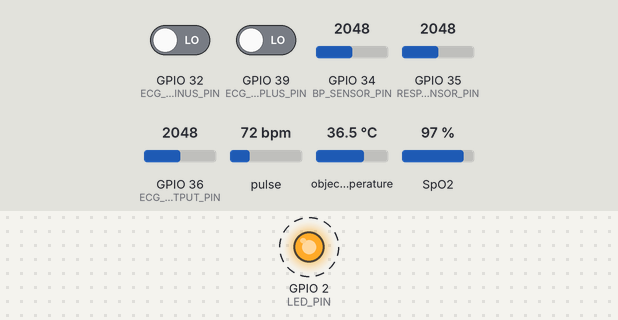
Simulated run of this sketch. Board: ESP32. Parts: output pins drawn as LEDs (lit = HIGH). Dashed ring = blinking. Inputs (shaded band) come from the test bench; at power-on: GPIO 32 (ECG_LO_MINUS_PIN) LOW, GPIO 34 (BP_SENSOR_PIN) = 2048, GPIO 35 (RESP_SENSOR_PIN) = 2048, GPIO 36 (ECG_OUTPUT_PIN) = 2048, GPIO 39 (ECG_LO_PLUS_PIN) LOW, pulse 72 bpm, object temperature 36.5 °C, SpO2 97 %. WiFi joins after 1.5 s; servers stay silent unless stated; uploads are accepted with an empty reply; what the sketch prints to the serial monitor is not drawn.

Above: at 3.7 s.
Timing chart, 0 to 7.1 s (numbered marks = the images above):
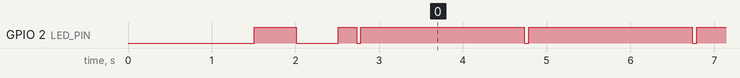

The sketch:

esp32_monitor_wifi.ino
```cpp
/*
 * ESP32 Vital Monitoring — WiFi edition
 * Reads the sensors and ships JSON to your API over WiFi. Clean and quick.
 *
 * You’ll want these libs:
 * - ArduinoJson (by Benoit Blanchon)
 * - WiFi (built-in)
 * - HTTPClient (built-in)
 * - Adafruit MLX90614
 * - MAX30100lib (by oxullo)
 * - Wire (built-in)
 *
 * Wiring cheat sheet:
 * - MAX30100 (HR/SpO2): SDA=21, SCL=22
 * - MLX90614 (Temp): SDA=21, SCL=22
 * - Blood Pressure: A34
 * - Respiration: A35
 * - AD8232 ECG: OUT=36, LO+=39, LO-=32
 */

#include <ArduinoJson.h>
#include <Wire.h>
#include <WiFi.h>
#include <HTTPClient.h>
#include <Adafruit_MLX90614.h>
#include <MAX30100_PulseOximeter.h>

// ============= WiFi setup (yes, change these) =============
const char* WIFI_SSID = "YOUR_WIFI_NAME";
const char* WIFI_PASSWORD = "YOUR_WIFI_PASSWORD";

// API endpoint: point this at your PC’s IP
// Windows tip: run `ipconfig`, grab the "IPv4 Address"
const char* API_ENDPOINT = "http://192.168.1.100:5000/api/vitals";  // <- update this

// ============= Sensor setup =============
Adafruit_MLX90614 mlx = Adafruit_MLX90614();
PulseOximeter pox;

// Pins (standard ESP32 layout)
const int BP_SENSOR_PIN = 34;
const int RESP_SENSOR_PIN = 35;
const int ECG_OUTPUT_PIN = 36;     // AD8232 ECG output pin
const int ECG_LO_PLUS_PIN = 39;    // AD8232 leads-off detection LO+
const int ECG_LO_MINUS_PIN = 32;   // AD8232 leads-off detection LO-
const int LED_PIN = 2;

// Bundle all vitals in one struct
struct VitalData {
  int heartRate;
  int bpSystolic;
  int bpDiastolic;
  float temperature;
  int oxygenSaturation;
  int respiratoryRate;
  int ecgValue;              // Current ECG reading
  bool ecgLeadsConnected;    // ECG leads connection status
  unsigned long timestamp;
};

VitalData vitals;

// Timing (don’t spam your API)
unsigned long lastReadTime = 0;
unsigned long lastSendTime = 0;
const unsigned long READ_INTERVAL = 1000;  // Read sensors every 1 second
const unsigned long SEND_INTERVAL = 2000;  // Send to API every 2 seconds

// Who’s connected (flags)
bool mlxConnected = false;
bool poxConnected = false;
bool wifiConnected = false;

void setup() {
  Serial.begin(115200);
  delay(1000);

  Serial.println("====================================");
  Serial.println("ESP32 Vital Monitor - WiFi Edition"); // wireless mode
  Serial.println("====================================");

  pinMode(LED_PIN, OUTPUT);
  digitalWrite(LED_PIN, LOW);

  connectToWiFi(); // no WiFi, no party
  Wire.begin();
  if (mlx.begin()) {
    mlxConnected = true;
    Serial.println("✅ MLX90614 Temperature Sensor Connected");
  } else { // we’re not
    Serial.println("❌ MLX90614 Temperature Sensor Not Found");
  }

  if (pox.begin()) {
    poxConnected = true;
    Serial.println("✅ MAX30100 Pulse Oximeter Connected");
  } else {
    Serial.println("❌ MAX30100 Pulse Oximeter Not Found");
  }

  pinMode(BP_SENSOR_PIN, INPUT);
  pinMode(RESP_SENSOR_PIN, INPUT);
  pinMode(ECG_OUTPUT_PIN, INPUT);
  pinMode(ECG_LO_PLUS_PIN, INPUT);
  pinMode(ECG_LO_MINUS_PIN, INPUT);

  Serial.println("🏥 ESP32 Vital Monitor Ready");      // alive
  Serial.println("📡 Sending data wirelessly to API..."); // and chatty
  Serial.println("---");
}

void loop() {
  unsigned long currentTime = millis();

  if (WiFi.status() != WL_CONNECTED) { // fell off the WiFi?
    wifiConnected = false;
    Serial.println("⚠️ WiFi disconnected. Reconnecting...");
    connectToWiFi();
  }

  if (currentTime - lastReadTime >= READ_INTERVAL) {
    readAllSensors();
    lastReadTime = currentTime;
  }

  if (wifiConnected && currentTime - lastSendTime >= SEND_INTERVAL) {
    sendVitalDataToAPI();
    lastSendTime = currentTime;
  }

  if (poxConnected) { // heart + oxygen
    pox.update();
  }

  delay(10);
}

void connectToWiFi() { // quick connect loop with a little patience
  Serial.print("📶 Connecting to WiFi: ");
  Serial.println(WIFI_SSID);

  WiFi.begin(WIFI_SSID, WIFI_PASSWORD);

  int attempts = 0;
  while (WiFi.status() != WL_CONNECTED && attempts < 20) { // try a bit, don’t panic
    delay(500);
    Serial.print(".");
    digitalWrite(LED_PIN, !digitalRead(LED_PIN));
    attempts++;
  }

  if (WiFi.status() == WL_CONNECTED) { // we’re on
    wifiConnected = true;
    digitalWrite(LED_PIN, HIGH);
    Serial.println("\n✅ WiFi Connected!");
    Serial.print("📍 IP Address: ");
    Serial.println(WiFi.localIP());
    Serial.print("📡 Sending data to: ");
    Serial.println(API_ENDPOINT);
  } else {
    wifiConnected = false;
    digitalWrite(LED_PIN, LOW);
    Serial.println("\n❌ WiFi Connection Failed!");
    Serial.println("⚠️ Check your WiFi credentials and try again");
  }
}

void readAllSensors() { // grab all the numbers we care about
  if (mlxConnected) { // temp gun online
    vitals.temperature = mlx.readObjectTempC();
  } else {
    vitals.temperature = 0;
  }

  if (poxConnected) {
    vitals.heartRate = pox.getHeartRate();
    vitals.oxygenSaturation = pox.getSpO2();
    if (vitals.heartRate < 30 || vitals.heartRate > 200) { // junk filter
      vitals.heartRate = 0;
    }
    if (vitals.oxygenSaturation < 70 || vitals.oxygenSaturation > 100) { // also junk
      vitals.oxygenSaturation = 0;
    }
  } else {
    vitals.heartRate = 0;
    vitals.oxygenSaturation = 0;
  }

  vitals.bpSystolic = readBloodPressure(); // simple map, tune it for your sensor
  vitals.bpDiastolic = vitals.bpSystolic - 40;
  vitals.respiratoryRate = readRespiratoryRate();
  readECGData();
  vitals.timestamp = millis();
}

void sendVitalDataToAPI() { // POST JSON to your server like it’s nothing
  if (!wifiConnected) return;

  HTTPClient http;
  StaticJsonDocument<300> doc;
  doc["hr"] = vitals.heartRate;
  doc["bp_sys"] = vitals.bpSystolic;
  doc["bp_dia"] = vitals.bpDiastolic;
  doc["temp"] = round(vitals.temperature * 10) / 10.0;
  doc["spo2"] = vitals.oxygenSaturation;
  doc["rr"] = vitals.respiratoryRate;
  doc["ecg"] = vitals.ecgValue;
  doc["ecg_leads"] = vitals.ecgLeadsConnected;
  doc["timestamp"] = vitals.timestamp;
  doc["device_id"] = "ESP32_001";
  doc["sensors"]["mlx90614"] = mlxConnected;
  doc["sensors"]["max30100"] = poxConnected;

  String jsonString;
  serializeJson(doc, jsonString);
  http.begin(API_ENDPOINT);
  http.addHeader("Content-Type", "application/json");

  int httpResponseCode = http.POST(jsonString);

  if (httpResponseCode > 0) { // it landed
    Serial.print("✅ Data sent successfully! Response: ");
    Serial.println(httpResponseCode);
    digitalWrite(LED_PIN, LOW);
    delay(50);
    digitalWrite(LED_PIN, HIGH);
  } else {
    Serial.print("❌ Error sending data: ");
    Serial.println(http.errorToString(httpResponseCode));
  }

  http.end();
  Serial.print("📊 Vitals: HR="); // quick log so you can see life signs
  Serial.print(vitals.heartRate);
  Serial.print(" BP=");
  Serial.print(vitals.bpSystolic);
  Serial.print("/");
  Serial.print(vitals.bpDiastolic);
  Serial.print(" Temp=");
  Serial.print(vitals.temperature);
  Serial.print(" SpO2=");
  Serial.print(vitals.oxygenSaturation);
  Serial.print(" RR=");
  Serial.println(vitals.respiratoryRate);
}

int readBloodPressure() { // ADC → mmHg, very approximate
  int rawValue = analogRead(BP_SENSOR_PIN);
  int systolic = map(rawValue, 0, 4095, 80, 180);
  return systolic;
}

int readRespiratoryRate() { // ADC → breaths/min, also approximate
  int rawValue = analogRead(RESP_SENSOR_PIN);
  int rate = map(rawValue, 0, 4095, 8, 25);
  return rate;
}

void readECGData() { // check leads before trusting ECG values
  bool loPlus = digitalRead(ECG_LO_PLUS_PIN);
  bool loMinus = digitalRead(ECG_LO_MINUS_PIN);

  if (loPlus == HIGH || loMinus == HIGH) { // leads off = zero it
    vitals.ecgLeadsConnected = false;
    vitals.ecgValue = 0;
  } else {
    vitals.ecgLeadsConnected = true;
    vitals.ecgValue = analogRead(ECG_OUTPUT_PIN);
  }
}

/*
 * SETUP (no drama):
 * 1) WiFi: SSID/PASSWORD go at the top. Built-in libs handle the rest.
 * 2) API IP: run `ipconfig`, copy your IPv4, drop it in API_ENDPOINT.
 * 3) Upload: plug ESP32, upload, open Serial Monitor.
 * 4) Server: run api_server.py, watch the logs.
 *
 * TROUBLESHOOTING:
 * - Won’t connect: SSID/PASS wrong or WiFi out of reach.
 * - Won’t POST: API endpoint IP wrong or server not running.
 * - Still confused: read the Serial output, it tells you.
 */
```

Measured:
- by itself, GPIO 2 (LED_PIN): goes LOW 0.50 s, HIGH 0.22 s, 63 × (LOW 0.05 s, HIGH 2.0 s), LOW 0.05 s, then HIGH
